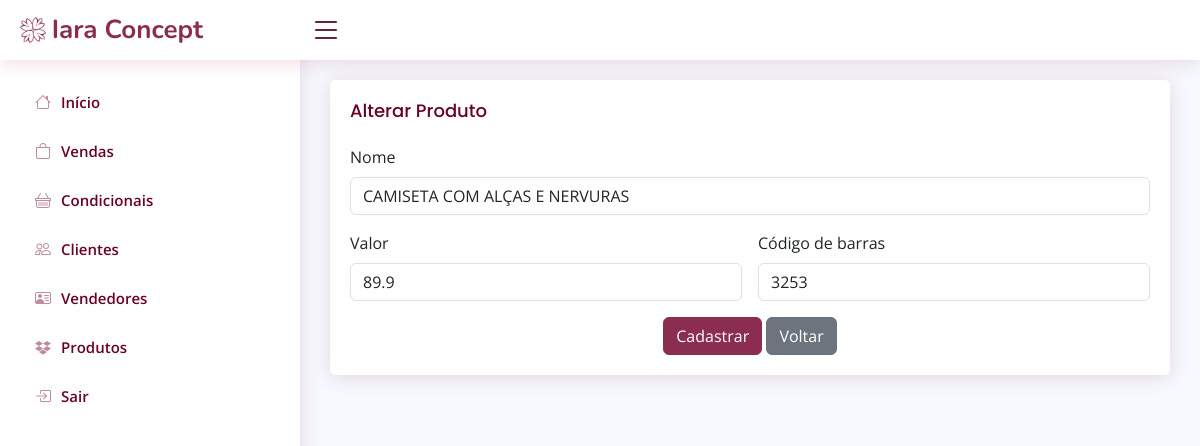
Screenshot of /alterarProduto.php?id=9 (signed in) with the database file from the repository.
### tables this page shows
CREATE TABLE `produto` (
  `id` int(11) NOT NULL,
  `nome` varchar(100) NOT NULL,
  `valor` float NOT NULL,
  `codBarras` int(11) NOT NULL
);

### alterarProduto.php (the view, shortened to what this page needs)
<!DOCTYPE html>
<?php
require_once("conexao.php");
$sql = "select * from produto where id = " . $_GET['id'];
$resultado = mysqli_query($conexao, $sql);
$linha = mysqli_fetch_array($resultado)
  ?>
<?php require_once("cabecalho.php") ?>
<main id="main" class="main">
    <section class="section">
        <div class="card">
            <div class="card-body">
              <h5 class="card-title">Alterar Produto</h5>
              <form method="post" class="row g-3">
                <div class="col-md-12">
                    <label for="exampleFormControlInput1" class="form-label">Nome</label>
                    <input type="text" class="form-control" value="<?=$linha['nome'] ?>" name="nome" required>
                </div>
                <div class="col-md-6">
                    <label for="exampleFormControlInput1" class="form-label">Valor</label>
                    <input type="text" class="form-control" value="<?=$linha['valor'] ?>" name="valor" required>
                </div>
                <div class="col-md-6">
                    <label for="exampleFormControlInput1" class="form-label">Código de barras</label>
                    <input type="text" class="form-control" value="<?=$linha['codBarras'] ?>" name="codBarras" required>
                </div>
                <div class="text-center">
                  <button type="submit" name="salvar" class="btn btn-primary">Cadastrar</button>
                  <button type="submit" name="voltar" class="btn btn-secondary">Voltar</button>
                </div>
              </form>
            </div>
          </div>
    </section>
</main>
<?php require_once("rodape.php") ?>

### assets/css/style.css (style rules this page uses)
:root { scroll-behavior: smooth; }
body { font-family: "Open Sans", sans-serif; background: #f6f9ff; color: #444444; }
h1, h2, h3, h4, h5, h6 { font-family: "Nunito", sans-serif; }
#main { margin-top: 60px; padding: 20px 30px; transition: all 0.3s; }
.card { margin-bottom: 30px; border: none; border-radius: 5px; box-shadow: 0px 2px 20px #92003627; }
.card-title { padding: 20px 0 15px 0; font-size: 18px; font-weight: 500; color: #6b0027; font-family: "Poppins", sans-serif; }
.card-body { padding: 0 20px 20px 20px; }
@media (min-width: 1200px) { #main, #footer { margin-left: 300px; } }

### rows the page displays
produto: nome "CAMISETA COM ALÇAS E NERVURAS", valor "89.9", codBarras "3253"
